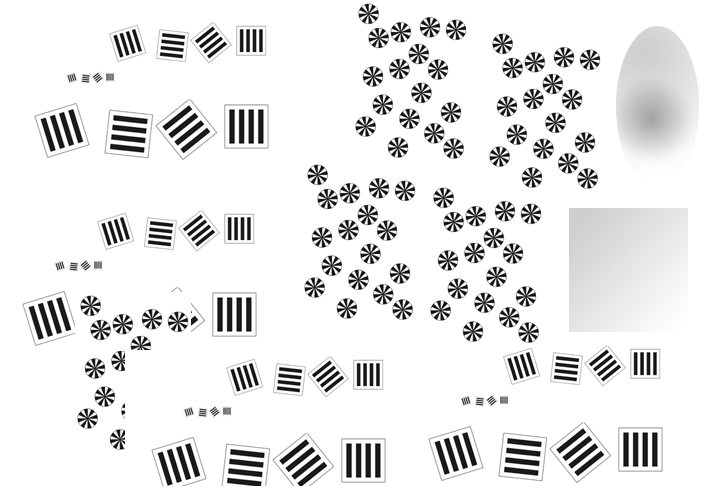
#> input picture AMDTest.bmp, 720 x 488 px
$ python RLE.py
#> lines starting #> are read from the running program, lines starting #| are printed output that depends on the picture
import numpy as np
from PIL import Image, ImageDraw


def image_to_grey(original_im, height, width):
    array_gray = np.zeros([height, width])
    for row in range(height):
        for col in range(width):
            r = original_im[col, row][0]
            g = original_im[col, row][1]
            b = original_im[col, row][2]
            gray = (r + g + b) // 3  # перевод в оттенки серого
            array_gray[row, col] = gray
    return array_gray


def enter(array, height, width):
    lst = []
    print("width = ", width, "height =", height)
    for row in range(height):
        for col in range(width):
            corepixel = array[row, col]
            lst.append(corepixel)
    return lst


def encode(lst):
    count = 1
    result = []
    old = lst[0]
    for num in lst[1:]:
        if num == old:
            count += 1
        else:
            result.append((old, count))
            count = 1
            old = num
    result.append((old, count))
    return result


def decode(lst, height, width):
    array_decode = np.zeros([height + 1, width + 1])
    k = len(lst)
    row = 0
    col = 0
    for pair in lst:
        bright = pair[0]
        count = pair[1]
        for x in range(0, count):
            if (col + 1 < width):
                col += 1
            else:
                col = 0
                row += 1
            array_decode[row, col] = bright
    return array_decode


# рисуем
def draw_image_to_grey(array_gray, draw, width, height):
    for row in range(0, height):
        for col in range(0, width):
            grey = array_gray[row, col]
            draw.point((col, row), (int(grey), int(grey), int(grey)))


def main():
    image = Image.open("AMDTest"".bmp")  # Открываем изображение.
#> image is the input picture: PIL image 720x488 RGB; mean R, G, B 231.2, 231.2, 231.2
    draw = ImageDraw.Draw(image)  # Создаем инструмент для рисования.
    height = image.size[1]  # Определяем ширину.
#> height = 488
    width = image.size[0]  # Определяем высоту.
#> width = 720
    pix = image.load()  # Выгружаем значения пикселей.

    array_gray1 = image_to_grey(pix, height, width)
    array_gray2 = enter(array_gray1, height, width)
#| width =  720 height = 488
#> after the loop in enter, `for row in range(height):`: lst = 351360 items
#> array_gray2 = 351360 items
    array_gray3 = encode(array_gray2)
#> in encode, `old = lst[0]`: old = 255
#> after the loop in encode, `for num in lst[1:]:`: result = 78311 items
#> array_gray3 = 78312 items
    array_gray4 = decode(array_gray3, height, width)
#> in decode, `k = len(lst)`: k = 78312
#> the loop in decode, `for pair in lst:` made 78312 passes
#> (bright, count) on passes 1 to 3: (255, 2525), (254, 1), (230, 1)
#> after the loop in decode, `for pair in lst:`:
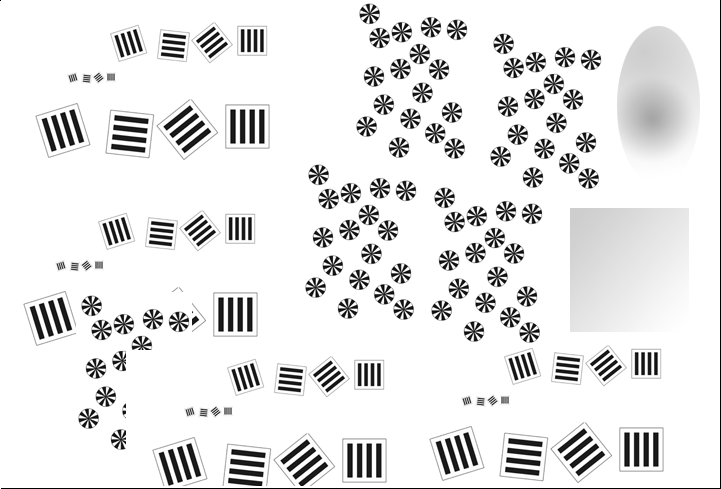
#> array_decode: shape (489, 721) float64; min 0, max 255, mean 230.4
#> after the loop in decode, `for pair in lst:`: row = 488
    draw_image_to_grey(array_gray4, draw, width, height)

    image.save("compression.bmp", "bmp")
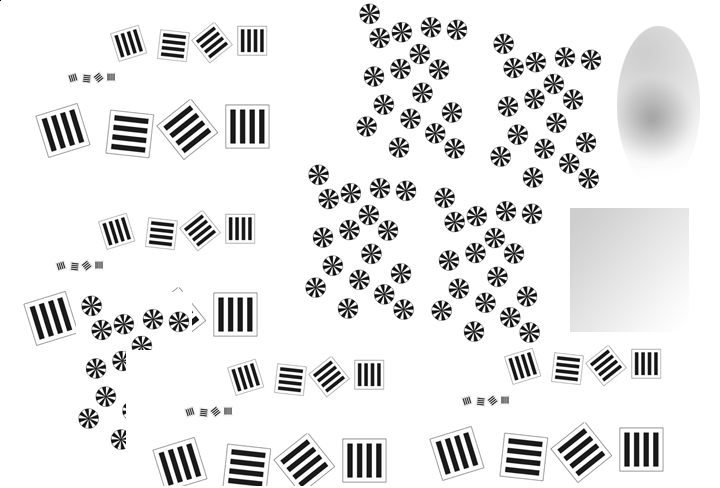
#> saved as compression.bmp: PIL image 720x488 RGB; min 0, max 255, mean 231.2
    del draw


main()
